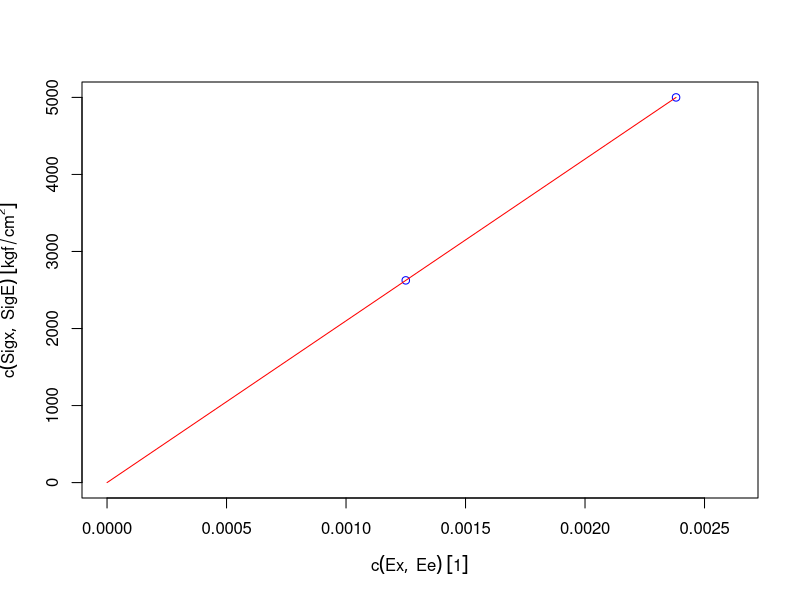

Reproduce this figure in R. (Note: this script raises an error after producing the figure.)
## ---- chunk 1
knitr::opts_chunk$set(echo = FALSE)
## ---- chunk 2
library("units")
# L0
L0 = set_units(400,mm)
# Fuerza de Tracción
F = set_units(8500,kgf)
# Módulo de Young
E=set_units(2.1e6,kgf/cm^2)
# Límite elástico de 
SigE =set_units(5000,kgf/cm^2)
# SigE --> Usando kgf, como kilopondio.
# units(SigE)=with(ud_units,N/cm^2)

# Datos del límite elástico.
Ee = SigE / E
dLe = Ee * L0
## ---- chunk 3
# Punto problema
dLx = set_units(50*0.01,mm) # 50 centésimas de milímetro
Ex = dLx / L0 # alargamiento.
Sigx = round(Ex * E,2) # calculo la tensión
S0 = round(F / Sigx,2) # calculo la superficie transversal.
D = round(sqrt(4*as.numeric(S0)/pi),2)
## ---- chunk 4
plot(c(Ex,Ee),c(Sigx,SigE)
     ,col="blue", xlim=c(0,Ee*1.1)
     ,ylim=c(0,5000))
segments(0,0,Ee,SigE,col="red")
e1 = paste0(
  "(",
  round(Ex,4),
  " , ",
  round(Sigx,2),
  as_cf(Sigx),
  ")")
text(Ex,Sigx,e1,col="blue",pos=2,cex=0.8)
e2 = paste0(
  "(",
  round(Ee,4),
  " , ",
  round(SigE,2),
  as_cf(SigE),
  ")")
text(Ee,SigE,e2,col="blue",pos=2,cex=0.8)
